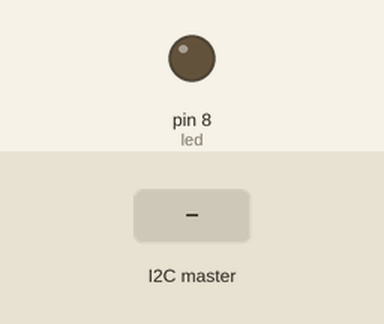
A sketch run on a simulated Arduino Uno, built with avr-gcc and run on an emulated ATmega328P. Parts: output pins drawn as LEDs (lit = HIGH). Inputs (shaded band) come from the test bench.

Above: at 1.2 s.
1.3 s: the I2C master sends the byte 2
At 2.4 s:
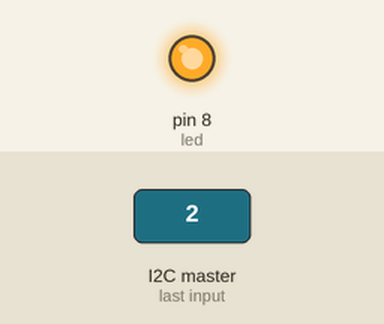
2.8 s: the I2C master sends the byte 1
At 3.5 s:
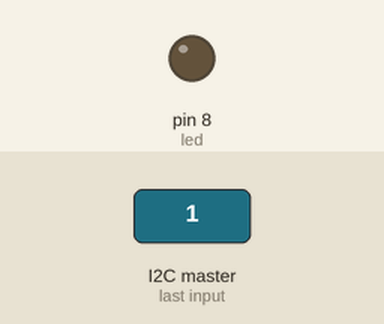
Timing chart, 0 to 5.8 s (numbered marks = the images above; inputs shaded):
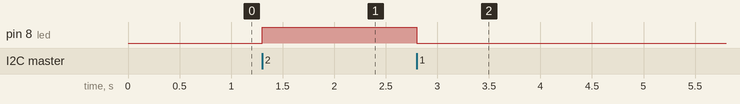

The sketch:

I2C_5_Slave3.ino
```cpp
#include <Wire.h>

enum ButtonFlag {
  NONE = 0,
  DOWN = 1,
  PRESSING = 2,
  UP = 3
};

int led = 8;

void setup() {
  Wire.begin(3);
  Wire.onReceive(receiveEvent);

  pinMode(led, OUTPUT);
}

void loop() {
  delay(100);
}

void receiveEvent(int value) {
  int btnFlag = Wire.read();
  digitalWrite(led, btnFlag == ButtonFlag::PRESSING);
}
```

Measured:
- after the input at 1.3 s, pin 8 (led): LOW → HIGH at once
- after the input at 2.8 s, pin 8 (led): HIGH → LOW at once
